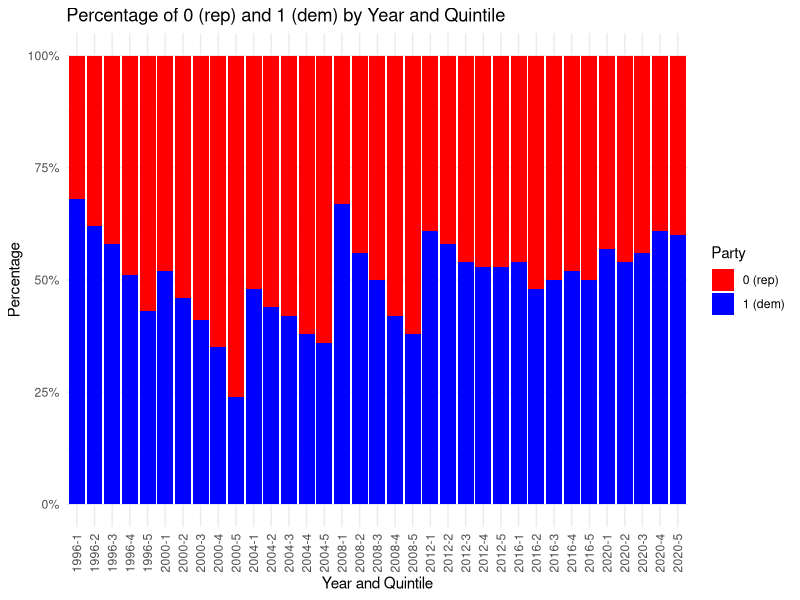
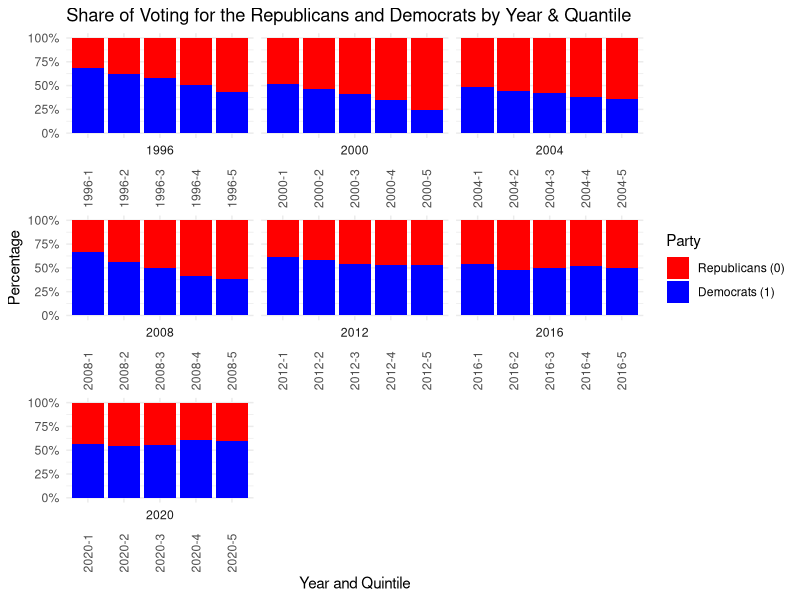
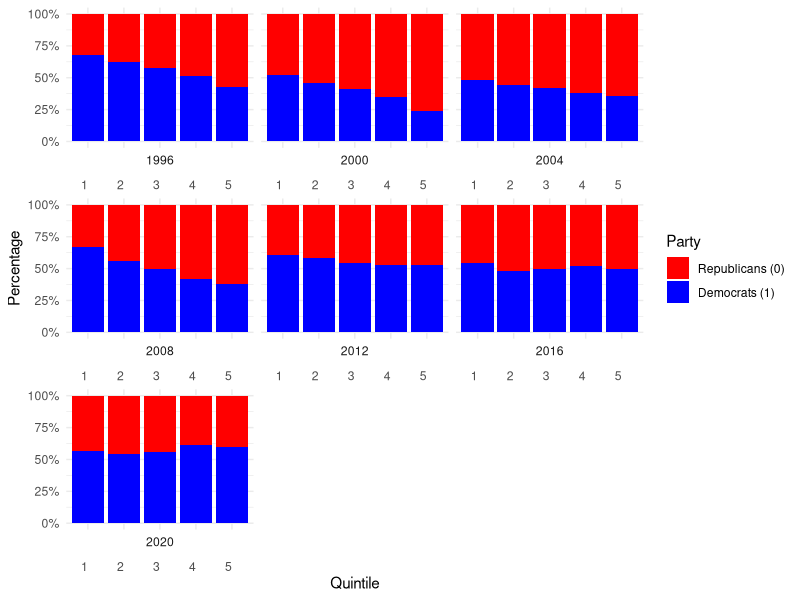

These charts were generated, in order, by the following R code:
library(dplyr)
library(ggplot2)


# Create a data frame with the provided data
data <- data.frame(
  Year = rep(c(1996, 2000, 2004, 2008, 2012, 2016, 2020), each = 10),
  Quintile = rep(rep(1:5, each = 2), times = 7),
  Party = rep(c(0, 1), times = 70),
  Percentage = c(
    # 1996
    0.32, 0.68, # Quintile 1
    0.38, 0.62, # Quintile 2
    0.42, 0.58, # Quintile 3
    0.49, 0.51, # Quintile 4
    0.57, 0.43, # Quintile 5
    # 2000
    0.48, 0.52, # Quintile 1
    0.54, 0.46, # Quintile 2
    0.59, 0.41, # Quintile 3
    0.65, 0.35, # Quintile 4
    0.76, 0.24, # Quintile 5
    # 2004
    0.52, 0.48, # Quintile 1
    0.56, 0.44, # Quintile 2
    0.58, 0.42, # Quintile 3
    0.62, 0.38, # Quintile 4
    0.64, 0.36, # Quintile 5
    # 2008
    0.33, 0.67, # Quintile 1
    0.44, 0.56, # Quintile 2
    0.50, 0.50, # Quintile 3
    0.58, 0.42, # Quintile 4
    0.62, 0.38, # Quintile 5
    # 2012
    0.39, 0.61, # Quintile 1
    0.42, 0.58, # Quintile 2
    0.46, 0.54, # Quintile 3
    0.47, 0.53, # Quintile 4
    0.47, 0.53, # Quintile 5
    # 2016
    0.46, 0.54, # Quintile 1
    0.52, 0.48, # Quintile 2
    0.50, 0.50, # Quintile 3
    0.48, 0.52, # Quintile 4
    0.50, 0.50, # Quintile 5
    # 2020
    0.43, 0.57, # Quintile 1
    0.46, 0.54, # Quintile 2
    0.44, 0.56, # Quintile 3
    0.39, 0.61, # Quintile 4
    0.40, 0.60  # Quintile 5
  )
)

# Convert Year and Party to factor
data$Year <- as.factor(data$Year)
data$Party <- as.factor(data$Party)

# Create a new variable for the x-axis that combines Year and Quintile
data$Year_Quintile <- paste(data$Year, data$Quintile, sep = "-")

# Plot1
plot1 <- ggplot(data, aes(x = Year_Quintile, y = Percentage, fill = Party)) +
  geom_bar(stat = "identity", position = "fill", width = 0.9) +
  scale_y_continuous(labels = scales::percent_format()) +
  scale_fill_manual(values = c("0" = "red", "1" = "blue"), labels = c("0 (rep)", "1 (dem)")) +
  labs(x = "Year and Quintile", y = "Percentage", fill = "Party", 
       title = "Percentage of 0 (rep) and 1 (dem) by Year and Quintile") +
  theme_minimal() +
  theme(axis.text.x = element_text(angle = 90, vjust = 0.5, hjust=1))

ggsave("bar1_US_VotebyQ.png")

# Plot2 with spaced breaks after every fifth column
plot2 <- ggplot(data, aes(x = Year_Quintile, y = Percentage, fill = Party)) +
  geom_bar(stat = "identity", position = "fill", width = 0.9) +
  scale_y_continuous(labels = scales::percent_format()) +
  scale_fill_manual(values = c("0" = "red", "1" = "blue"), 
                    labels = c("Republicans (0)", "Democrats (1)")) +
  labs(x = "Year and Quintile", y = "Percentage", fill = "Party", 
       title = "Share of Voting for the Republicans and Democrats by Year & Quantile") +
  theme_minimal() +
  theme(axis.text.x = element_text(angle = 90, vjust = 0.5, hjust = 1)) +
  facet_wrap(~Year, scales = "free_x", strip.position = "bottom")

ggsave("bar2_US_VotebyQ.png")


# Extract quintile from Year_Quintile
data$Quintile <- gsub("^\\d{4}-", "", data$Year_Quintile)

# Original code with modified x-axis labels
plot3 <- ggplot(data, aes(x = Quintile, y = Percentage, fill = Party)) +
  geom_bar(stat = "identity", position = "fill", width = 0.9) +
  scale_y_continuous(labels = scales::percent_format()) +
  scale_fill_manual(values = c("0" = "red", "1" = "blue"), 
                    labels = c("Republicans (0)", "Democrats (1)")) +
  labs(x = "Quintile", y = "Percentage", fill = "Party") +
  theme_minimal() +
  theme(axis.text.x = element_text(vjust = 0.5, hjust = 1)) +
  facet_wrap(~Year, scales = "free_x", strip.position = "bottom")

setwd("/Users/hannes/Documents/Studium/Master/Third_Semester/Economics_of_distribution/seminar/research_project/R_Code")
ggsave("bar3_US_VotebyQ.png")









